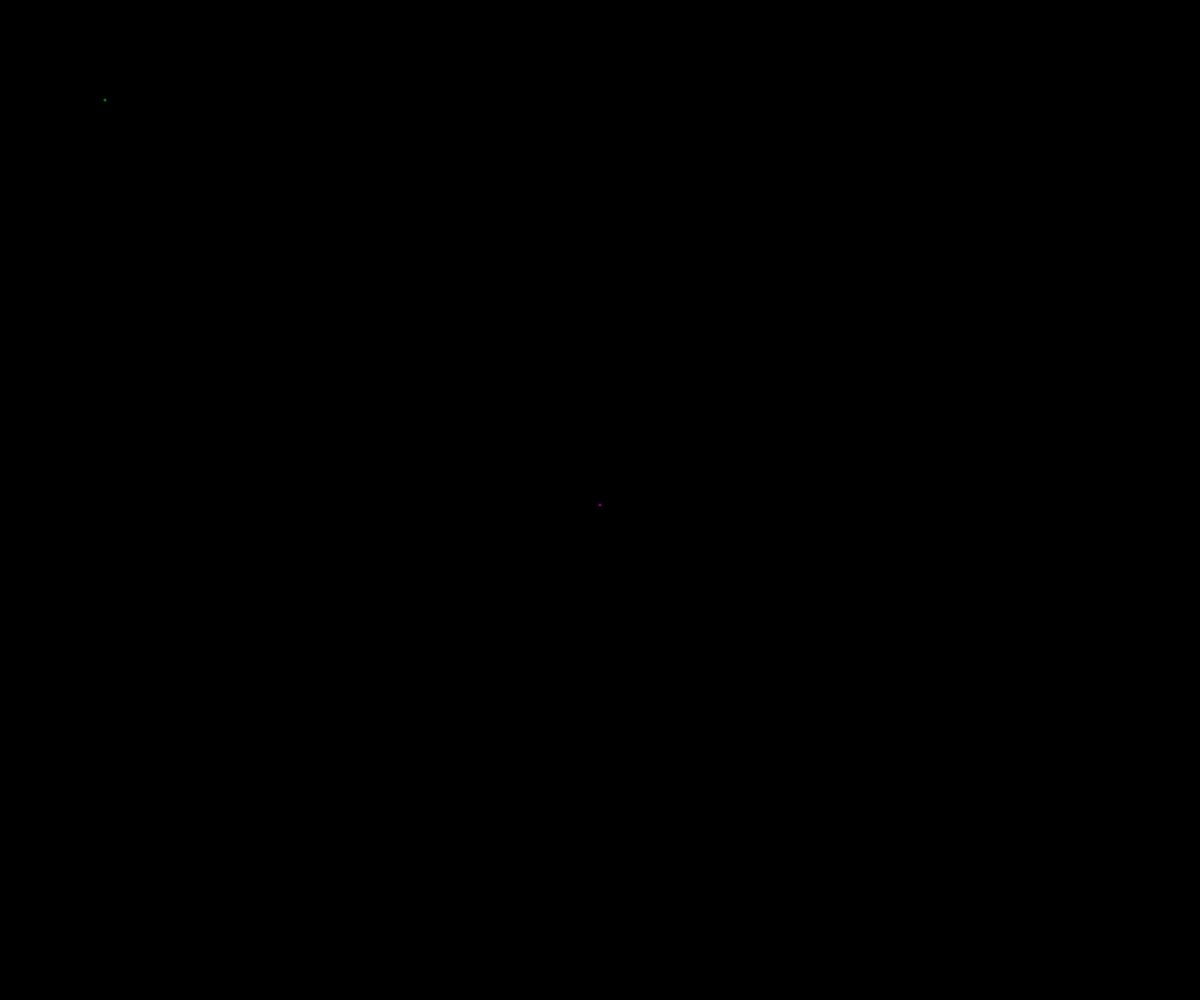
Frame 1 (no input)
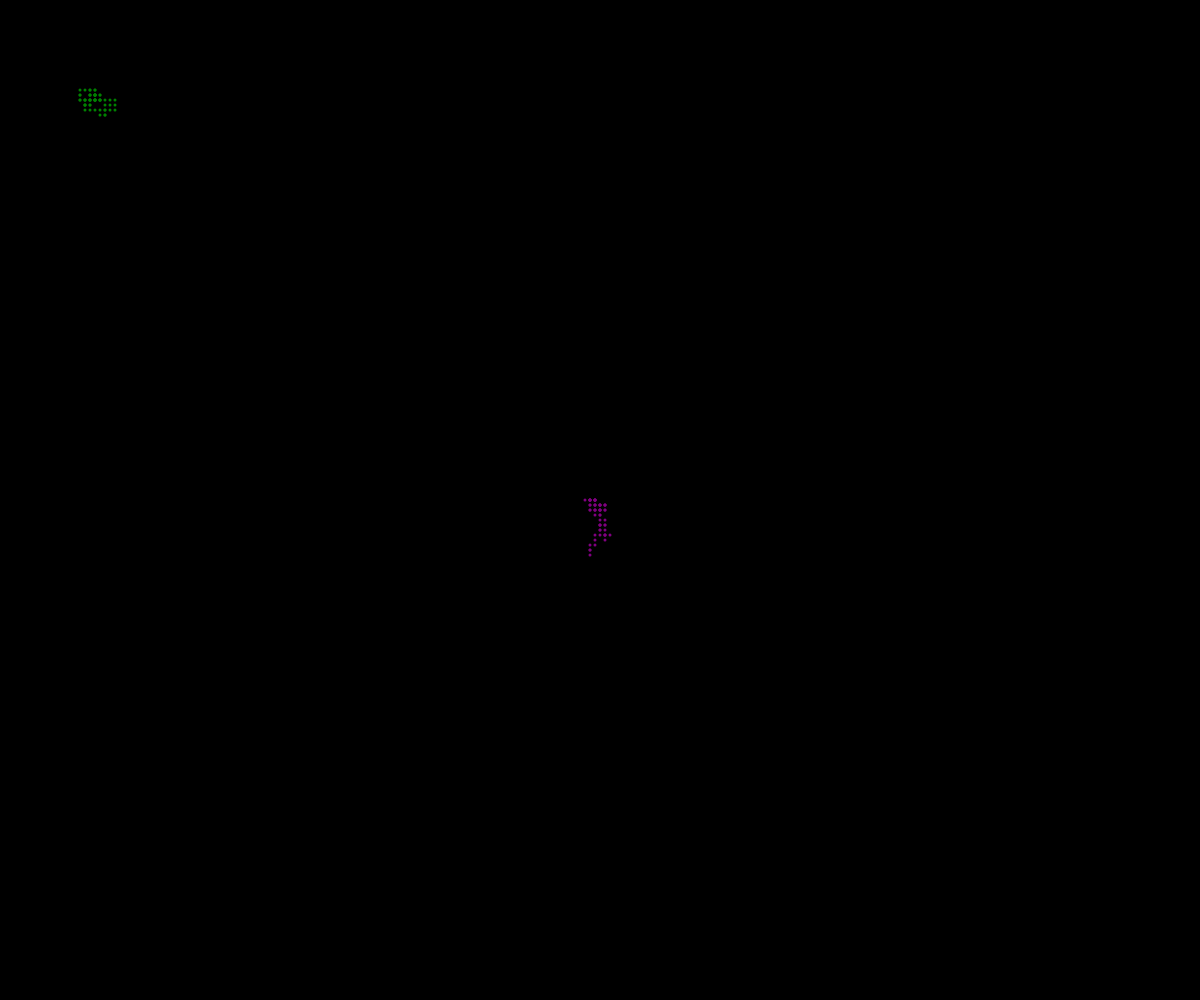
Frame 60 (no input)
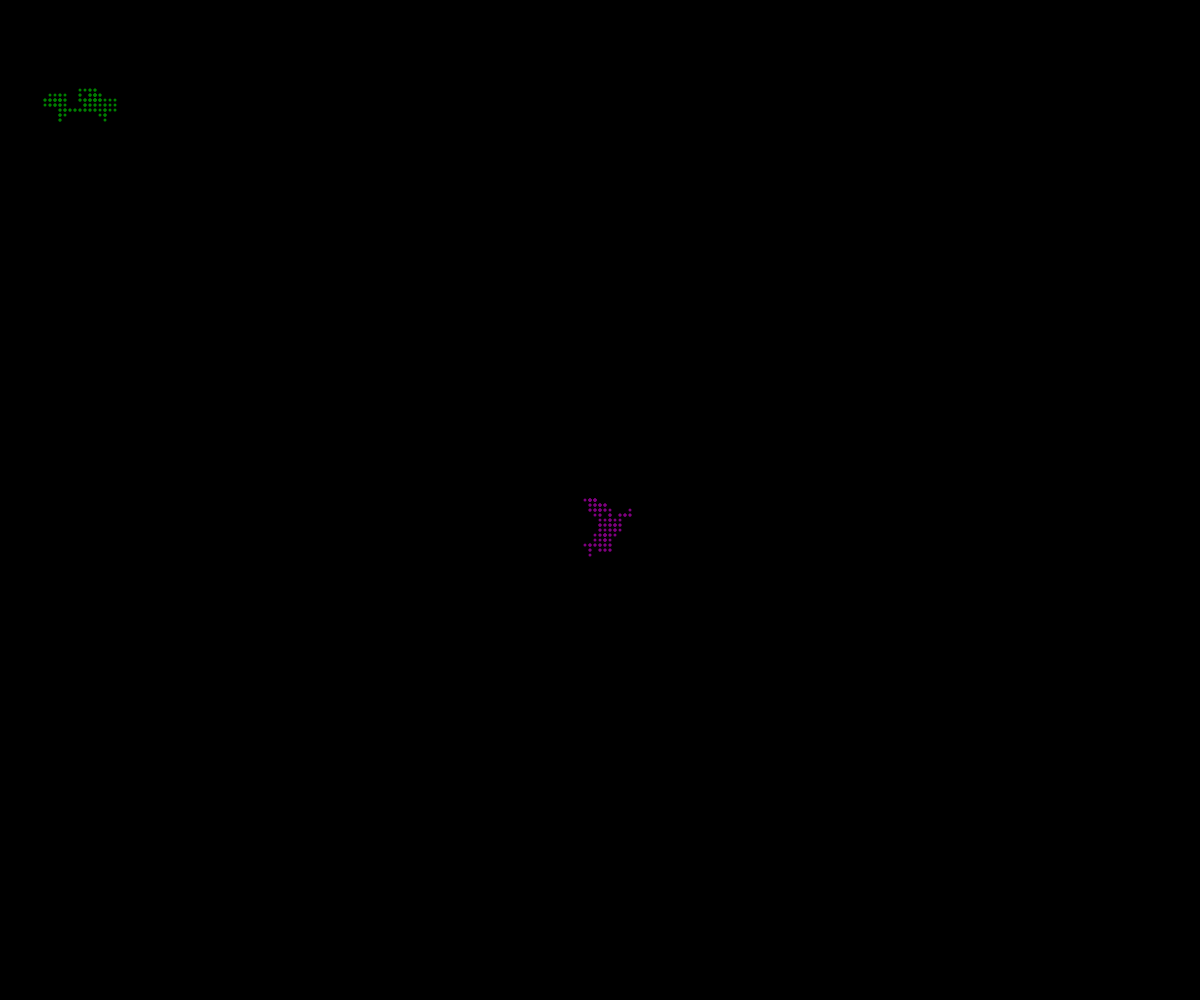
Frame 120 (the mouse pressed at the canvas centre since frame 60)

The p5.js sketch that drew these frames (run headless with seeded random() and noise() and a simulated clock; from frame 60 on, the mouse is pressed at the canvas centre):

// p5.js sketch
// ── sketch.js
// OOP Walker

let amy;
let noah;

function setup() {
  createCanvas(windowWidth, windowHeight);
  amy = new Walker(width/2, height/2, "purple");
  noah = new Walker(100, 100, "green");
  background("black");
}

function draw() {
  amy.move();
  noah.move();

  amy.display();
  noah.display();
}

class Walker {
  constructor(x, y, theColor) {
    this.x = x;
    this.y = y;
    this.color = theColor;
    this.speed = 5;
  }

  display() {
    noStroke();
    fill(this.color);
    ellipse(this.x, this.y, 3, 3);
  }

  move() {
    let choice = random(100);
    if (choice < 25) {
      this.x += this.speed;
    }
    else if (choice < 50) {
      this.x -= this.speed;
    }
    else if (choice < 75) {
      this.y += this.speed;
    }
    else {
      this.y -= this.speed;
    }
  }
}
